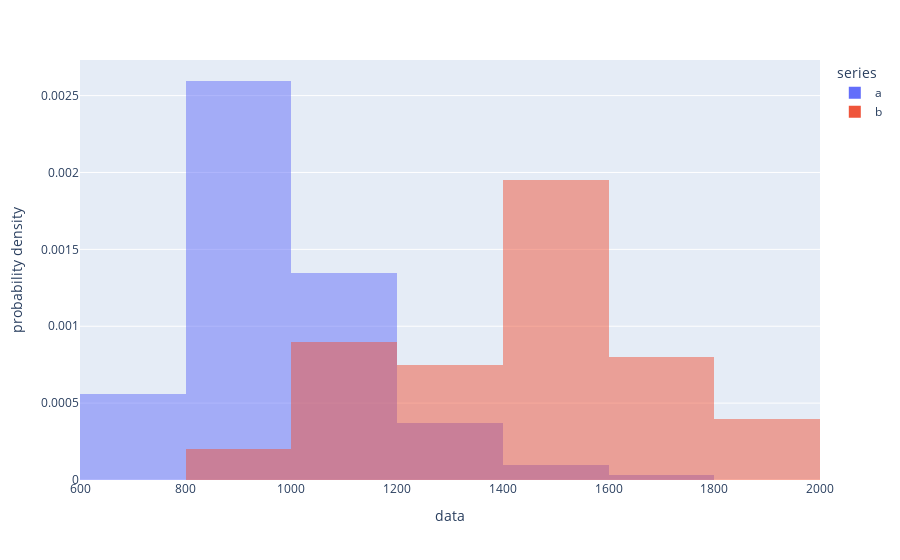

Notebook cell for this chart:
### Code cell
x0 = X1
# Add 1 to shift the mean of the Gaussian distribution
x1 = X2

df =pd.DataFrame(dict(
    series=np.concatenate((["a"]*len(x0), ["b"]*len(x1))), 
    data  =np.concatenate((x0,x1))
))

px.histogram(df, x="data", color="series", barmode="overlay", nbins=10, histnorm='probability density')
# px.histogram(df, x="data", color="series", barmode="overlay")

### Figure 1 — Plotly figure (JSON) as saved in the notebook; plotly's stock layout.template omitted (floating-point values rounded to 4 significant figures; data arrays with more than 128 entries replaced by an {"elided": "..."} marker saying what was removed)
{"data": [{"alignmentgroup": "True", "bingroup": "x", "histnorm": "probability density", "hovertemplate": "series=a<br>data=%{x}<br>probability density=%{y}<extra></extra>", "legendgroup": "a", "marker": {"color": "#636efa", "opacity": 0.5, "pattern": {"shape": ""}}, "name": "a", "nbinsx": 10, "offsetgroup": "a", "orientation": "v", "showlegend": true, "type": "histogram", "x": {"elided": "2316 float values"}, "xaxis": "x", "yaxis": "y"}, {"alignmentgroup": "True", "bingroup": "x", "histnorm": "probability density", "hovertemplate": "series=b<br>data=%{x}<br>probability density=%{y}<extra></extra>", "legendgroup": "b", "marker": {"color": "#EF553B", "opacity": 0.5, "pattern": {"shape": ""}}, "name": "b", "nbinsx": 10, "offsetgroup": "b", "orientation": "v", "showlegend": true, "type": "histogram", "x": [1467.0, 1504.0, 1486.0, 1445.0, 1416.0, 1392, 1386.0, 1329.0, 1316.0, 1343.0, 1340.0, 1311.0, 1271, 1114.0, 1154.0, 1063, 1105.0, 1016.0, 1008, 968.5, 917.7, 1018.0, 884.0, 943.4, 1082.0, 1066.0, 1066.0, 1030.0, 1114.0, 1080.0, 1077.0, 1206.0, 1192.0, 1220.0, 1189.0, 1150.0, 1168.0, 1224, 1244.0, 1237.0, 1364.0, 1371.0, 1417, 1430.0, 1428.0, 1427.0, 1466, 1435.0, 1461.0, 1461.0, 1507.0, 1562.0, 1577.0, 1479.0, 1496.0, 1436.0, 1459.0, 1441.0, 1409.0, 1434.0, 1441.0, 1432.0, 1424.0, 1446.0, 1472.0, 1464.0, 1520.0, 1536.0, 1542.0, 1580.0, 1582.0, 1570.0, 1537.0, 1572.0, 1538.0, 1589.0, 1615.0, 1618.0, 1615.0, 1656.0, 1759.0, 1746.0, 1721.0, 1728.0, 1718.0, 1742.0, 1723.0, 1704.0, 1738.0, 1760.0, 1788.0, 1852.0, 1823.0, 1798, 1824.0, 1878.0, 1935, 1917, 1844, 1843.0], "xaxis": "x", "yaxis": "y"}], "layout": {"barmode": "overlay", "legend": {"title": {"text": "series"}, "tracegroupgap": 0}, "margin": {"t": 60}, "xaxis": {"anchor": "y", "domain": [0, 1], "title": {"text": "data"}}, "yaxis": {"anchor": "x", "domain": [0, 1], "title": {"text": "probability density"}}}}
